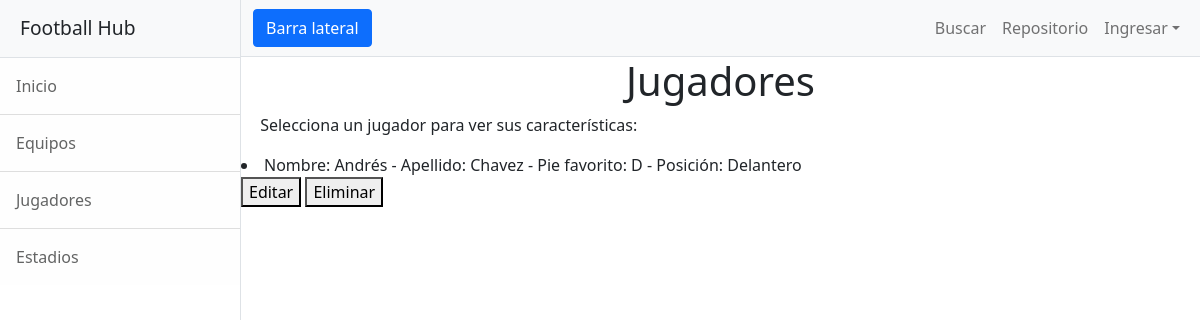
/App_fbhub/Jugadores/, run on an earlier commit of the app's database.
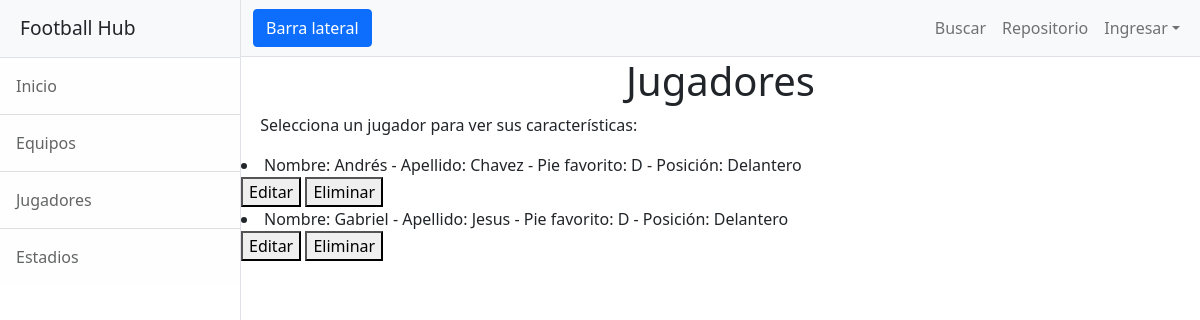
And on a later commit of the database.
### App_fbhub/models.py (models this page shows)
class Jugador(models.Model):
    nombre = models.CharField(max_length=40)
    apellido = models.CharField(max_length=40)
    pie_fav = models.CharField(max_length=1)
    posicion = models.CharField(max_length=20)
    def __str__(self):
        return f"Nombre: {self.nombre} - Apellido: {self.apellido} - Pie favorito: {self.pie_fav} - Posición: {self.posicion}"

### App_fbhub/views.py (the view)
# urls.py: path("Jugadores/", views.jugadores, name="Jugadores"),
def jugadores(request):
    jugadores = Jugador.objects.all()
    context = {"jugadores":jugadores}
    return render(request, "../templates/jugadores.html", context)

### App_fbhub/templates/jugadores.html
{% extends "padre.html" %}
{% load static %}
{% block changed_content  %}
<h1 style="display: flex; justify-content: center;"> Jugadores </h1>
<p style="margin-left: 2%;"> Selecciona un jugador para ver sus características: </p>
    {% for i in jugadores %}
        <li>{{i}}</li>
        <button><a href="{% url 'EditarJugador' i.nombre %}"></a>Editar</button>
        <button><a href="{% url 'Eliminar' i.nombre %}"></a>Eliminar</button>
    {% endfor %}
{% endblock %}

What changed in the data, as far as the page shows it:
added Jugador: nombre+apellido+pie_fav "Nombre: Gabriel - Apellido: Jesus - Pie favorito: D - Posición: Delantero"
